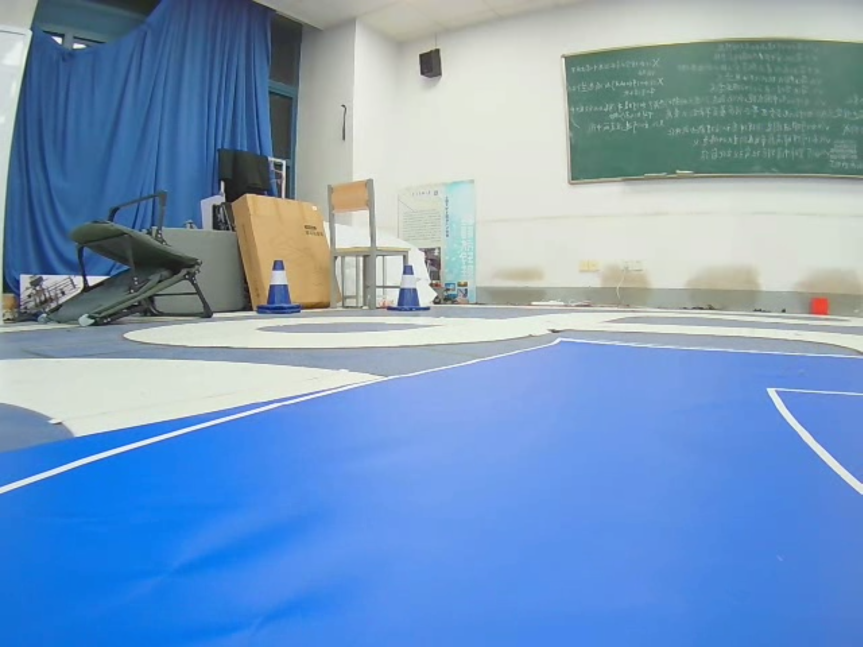
#> input picture src/vision_line/pictures/test3.png, 1725 x 1294 px, given in place of the camera (shown at 1/2 size)
$ python get_picture.py
#> lines starting #> are read from the running program, lines starting #| are printed output that depends on the picture
### src/vision_line/scripts/camera_capture.py
import logging
import os
import time

import cv2
import numpy as np

logging.basicConfig(
    level=logging.INFO,
    format="%(asctime)s - %(levelname)s - %(message)s",
    datefmt="%Y-%m-%d %H:%M:%S",
)


class CameraCapture:
    def __init__(self, index=0, width=640, height=480) -> None:
        """初始化摄像头

        Args:
            index: 摄像头索引，默认使用 CameraConfig.INDEX
            width: 分辨率宽度，默认使用 CameraConfig.WIDTH
            height: 分辨率高度，默认使用 CameraConfig.HEIGHT
        """

        self.cap = cv2.VideoCapture(index)
        # self.cap = cv2.VideoCapture(index, cv2.CAP_V4L2)
        self.cap.set(cv2.CAP_PROP_FRAME_WIDTH, width)
        self.cap.set(cv2.CAP_PROP_FRAME_HEIGHT, height)

        if not self.cap.isOpened():
            logging.error("Cannot open camera.")
            raise RuntimeError(f"Failed to open camera at index {index}")

        self.mtx = np.array(
            [
                [420.88617453, 0.0, 322.17160714],
                [0.0, 423.22330218, 231.10564846],
                [0.0, 0.0, 1.0],
            ],
            dtype=np.float32,
        )  # 内参数矩阵

        self.dist = np.array(
            [[-0.34912917, 0.17532058, 0.01055267, -0.00249659, 0.0]],
            dtype=np.float32,
        )  # 畸变系数

    def get_picture(self):
        """获取一帧图片"""
        if self.cap is None or not self.cap.isOpened():
            raise RuntimeError("Camera is not opened.")

        ret, frame = self.cap.read()
#> frame is the input picture: shape (1294, 1725, 3); mean B, G, R 191.1, 153.7, 120.4
        if not ret:
            logging.error("Failed to grab frame")
            raise RuntimeError("Failed to grab frame")
        frame_1 = cv2.flip(frame, 1)  # 水平翻转
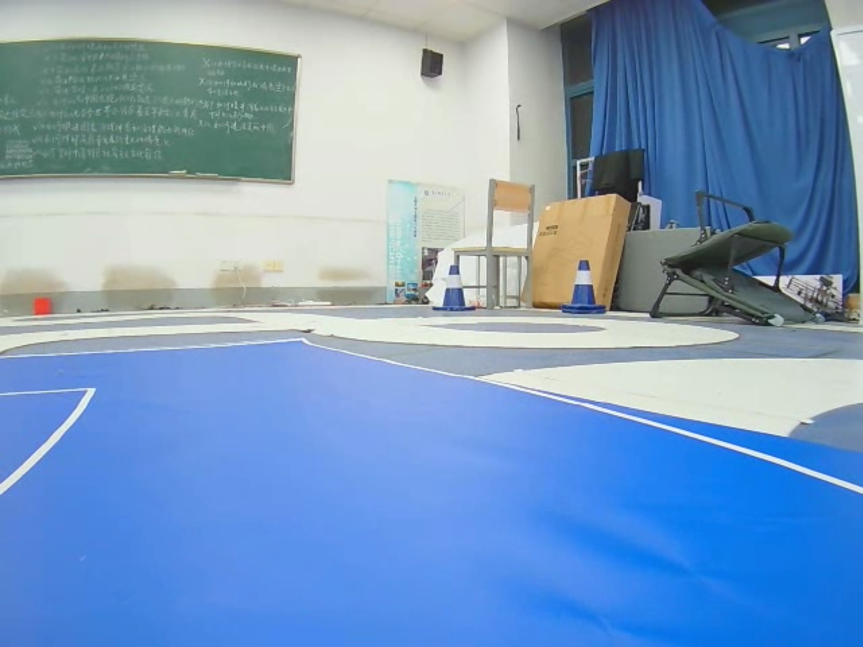
#> frame_1: shape (1294, 1725, 3) (shown at 1/2 size); mean B, G, R 191.1, 153.7, 120.4
        return frame_1

    # [7 lines left out: function save_picture, not called in this run]

    def is_opened(self):
        """检查摄像头是否已打开"""
        return self.cap is not None and self.cap.isOpened()

    def close(self):
        """关闭摄像头"""
        if self.cap is not None:
            self.cap.release()
            self.cap = None

    def __enter__(self):
        """上下文管理器入口"""
        return self

    def __exit__(self, _exc_type, _exc_val, _exc_tb):
        """上下文管理器出口，自动释放资源"""
        self.close()
        return False

    def __del__(self):
        """析构函数，对象销毁时自动释放资源"""
        self.close()

    # [66 lines left out: function calibration, not called in this run]

    def correct_img(self, img):
        h, w = img.shape[:2]
#> h = 1294; w = 1725
        try:
            # 根据畸变参数，计算一个去畸变后的最优内参矩阵
            # roi： 去畸变后可剪掉黑边
            newcameramtx, roi = cv2.getOptimalNewCameraMatrix(
                self.mtx, self.dist, (w, h), 0, (w, h)
            )
#> roi = (0, 0, 1724, 1293)

            # 生成去畸变映射表，并应用映射表将像素重新映射
            mapx, mapy = cv2.initUndistortRectifyMap(
                self.mtx, self.dist, None, newcameramtx, (w, h), 5
            )

            dst = cv2.remap(img, mapx, mapy, cv2.INTER_LINEAR)
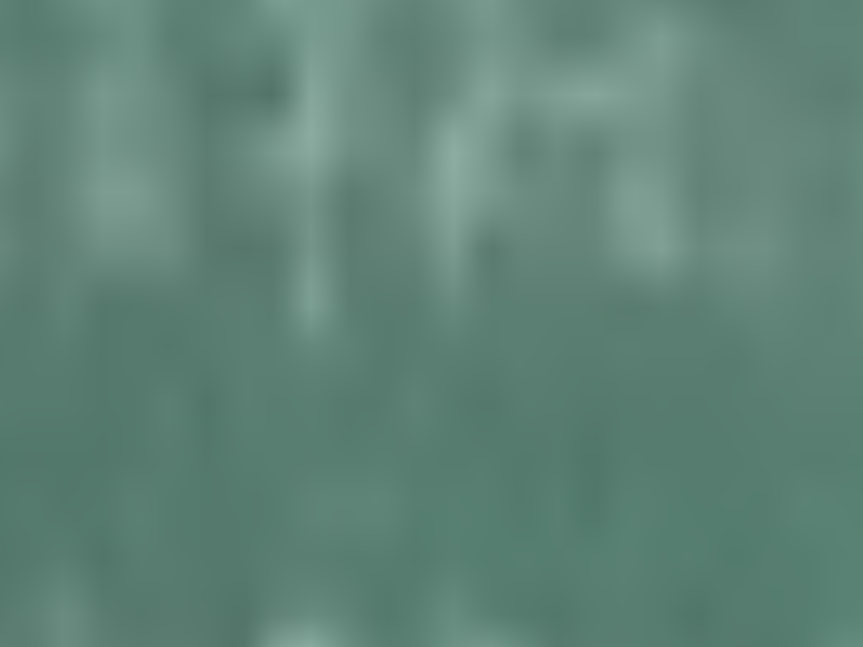
#> dst: shape (1294, 1725, 3) (shown at 1/2 size); mean B, G, R 119.2, 131.2, 96.1
            return dst
        except Exception as e:
            logging.error(f"error when correct img with mtx:{e}")
            return img

    # [49 lines left out: function check_camera_capabilities, not called in this run]


# [41 lines that do not run on import are left out]

### src/vision_line/scripts/get_picture.py
import logging
import os
from datetime import datetime

import cv2
from camera_capture import CameraCapture

if __name__ == "__main__":
    with CameraCapture() as cap:
        # 通过相对路径保存到上一级目录的 pictures/ 下
        script_dir = os.path.dirname(os.path.abspath(__file__))
        save_dir = os.path.abspath(os.path.join(script_dir, "..", "pictures"))
        os.makedirs(save_dir, exist_ok=True)

        while True:
            frame = cap.get_picture()
            cv2.imshow("Original Frame", frame)
            # frame = cv2.resize(frame, (320, 240))  # Resize for better visibility
            frame = cap.correct_img(frame)
            frame = cv2.flip(
                frame, 1
            )  # 水平翻转，得到正常视角（左转时不翻转，保持原视角）
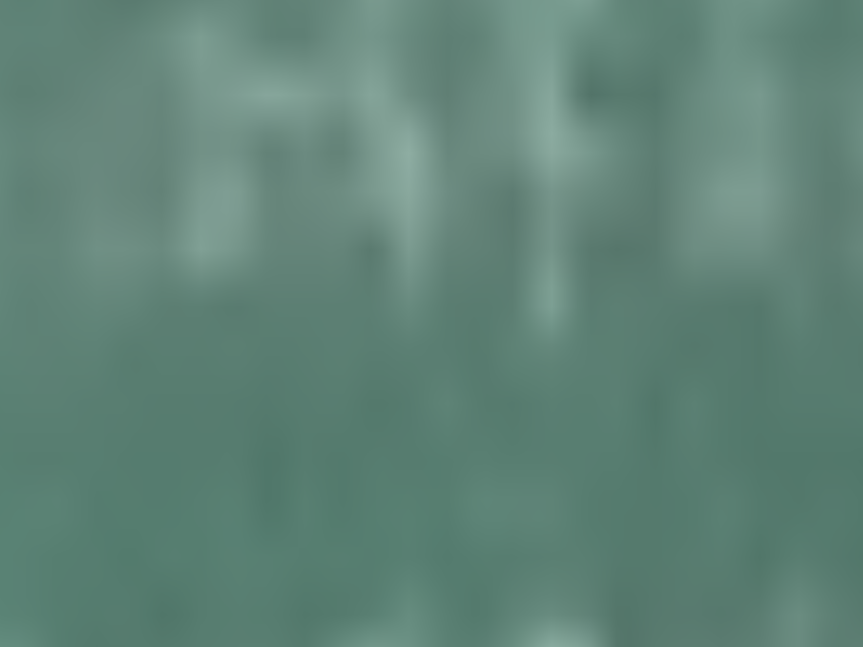
#> frame: shape (1294, 1725, 3) (shown at 1/2 size); mean B, G, R 119.2, 131.2, 96.1
            frame = cv2.resize(frame, (320, 240), interpolation=cv2.INTER_AREA)
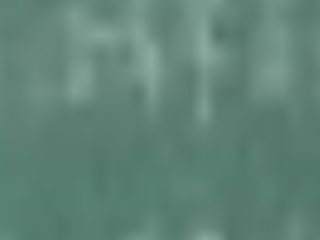
#> frame: shape (240, 320, 3); mean B, G, R 119.2, 131.2, 96.1

            cv2.imshow("Captured Image", frame)
            k = cv2.waitKey(1)
#> (key Esc is pressed here)
            if k == ord(" ") and frame is not None:  # 空格键保存图片
                timestamp = datetime.now().strftime("%Y%m%d_%H%M%S")
                filename = f"captured_image_{timestamp}.jpg"
                save_path = os.path.join(save_dir, filename)
                cv2.imwrite(save_path, frame)
                logging.info(f"Image saved to {save_path}")

    cv2.destroyAllWindows()

$ run again, on src/vision_line/pictures/test4.png
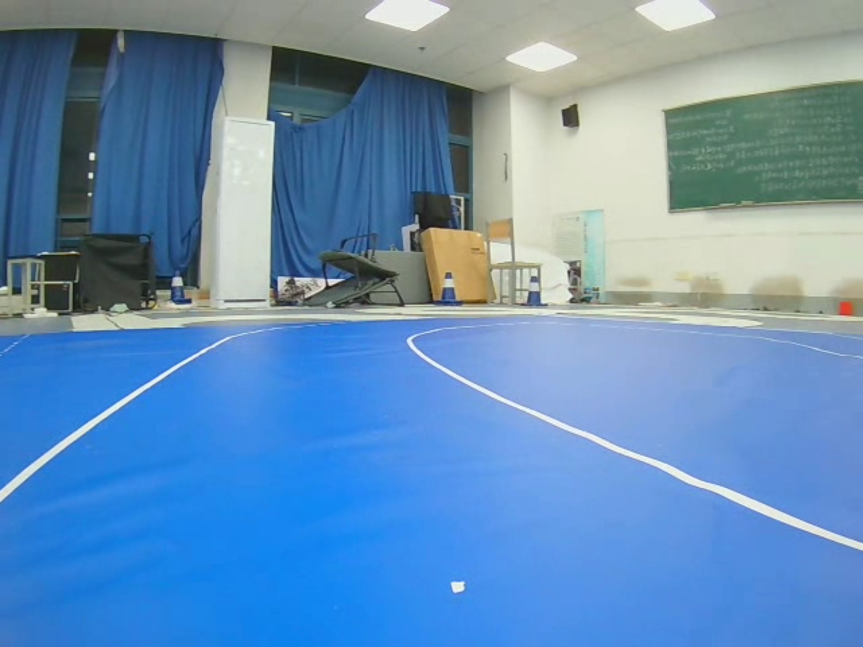
#> input picture src/vision_line/pictures/test4.png, 1725 x 1294 px, given in place of the camera (shown at 1/2 size)
#> in get_picture, frame is the input picture: shape (1294, 1725, 3); mean B, G, R 182.7, 143, 101.5
#> in get_picture, `frame_1 = cv2.flip(frame, 1)`:
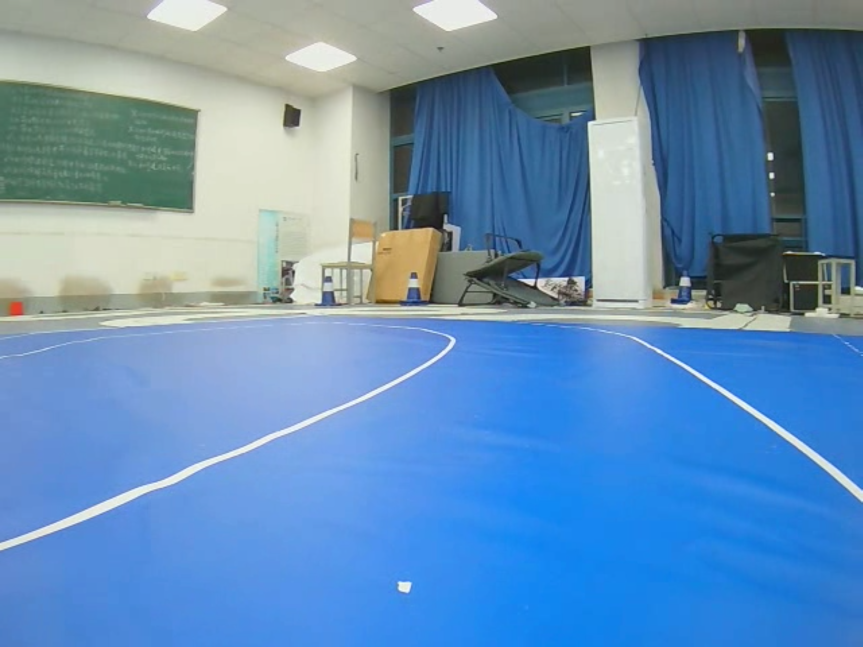
#> frame_1: shape (1294, 1725, 3) (shown at 1/2 size); mean B, G, R 182.7, 143, 101.5
#> `frame = cv2.resize(frame, (320, 240), interpolation=cv2.INTER_AREA)`:
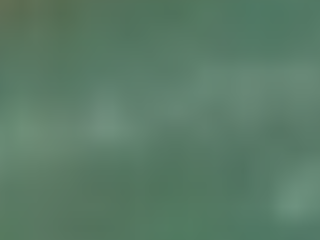
#> frame: shape (240, 320, 3); mean B, G, R 102.9, 123.6, 89.9
